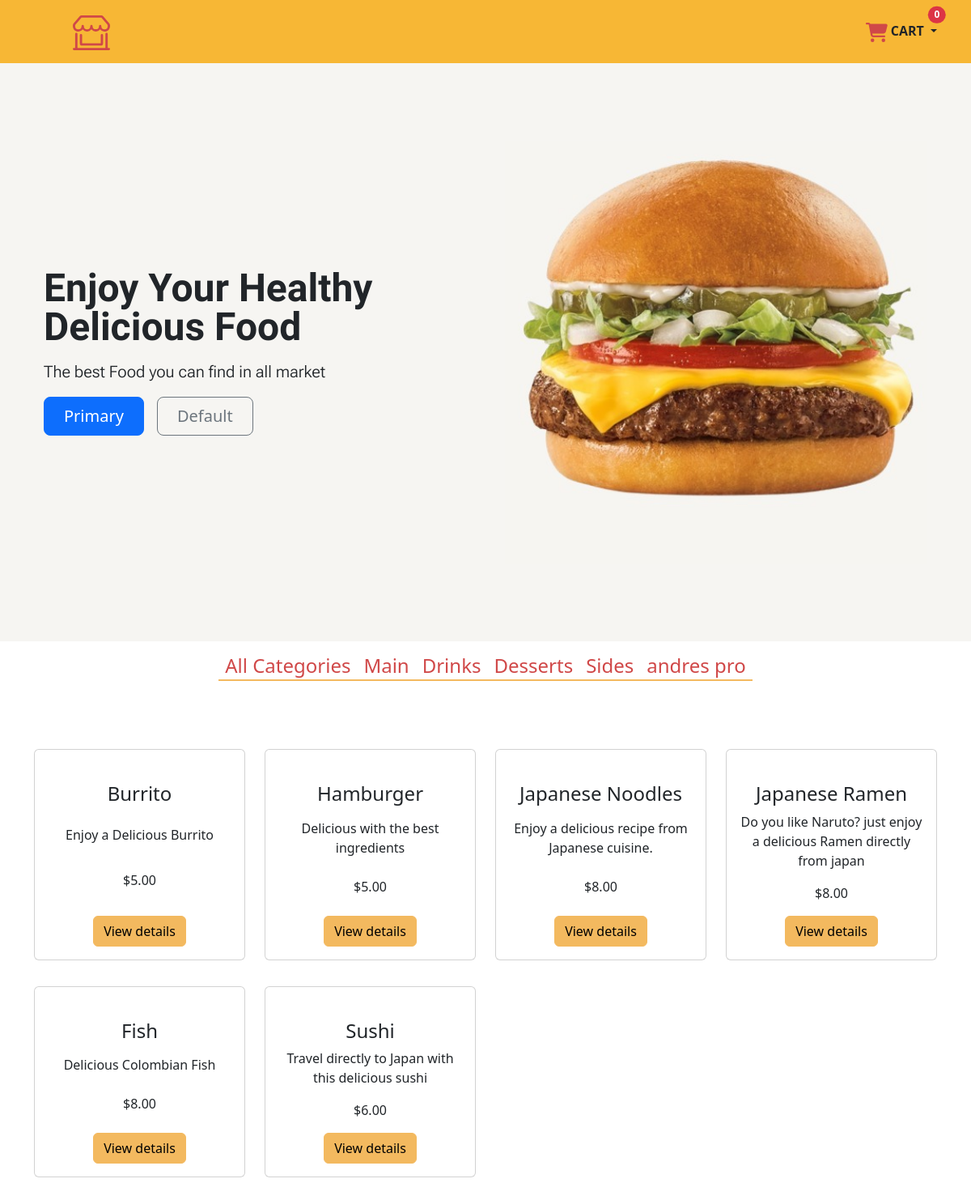
Before: /ProductsByCategory/1 with the older database file.
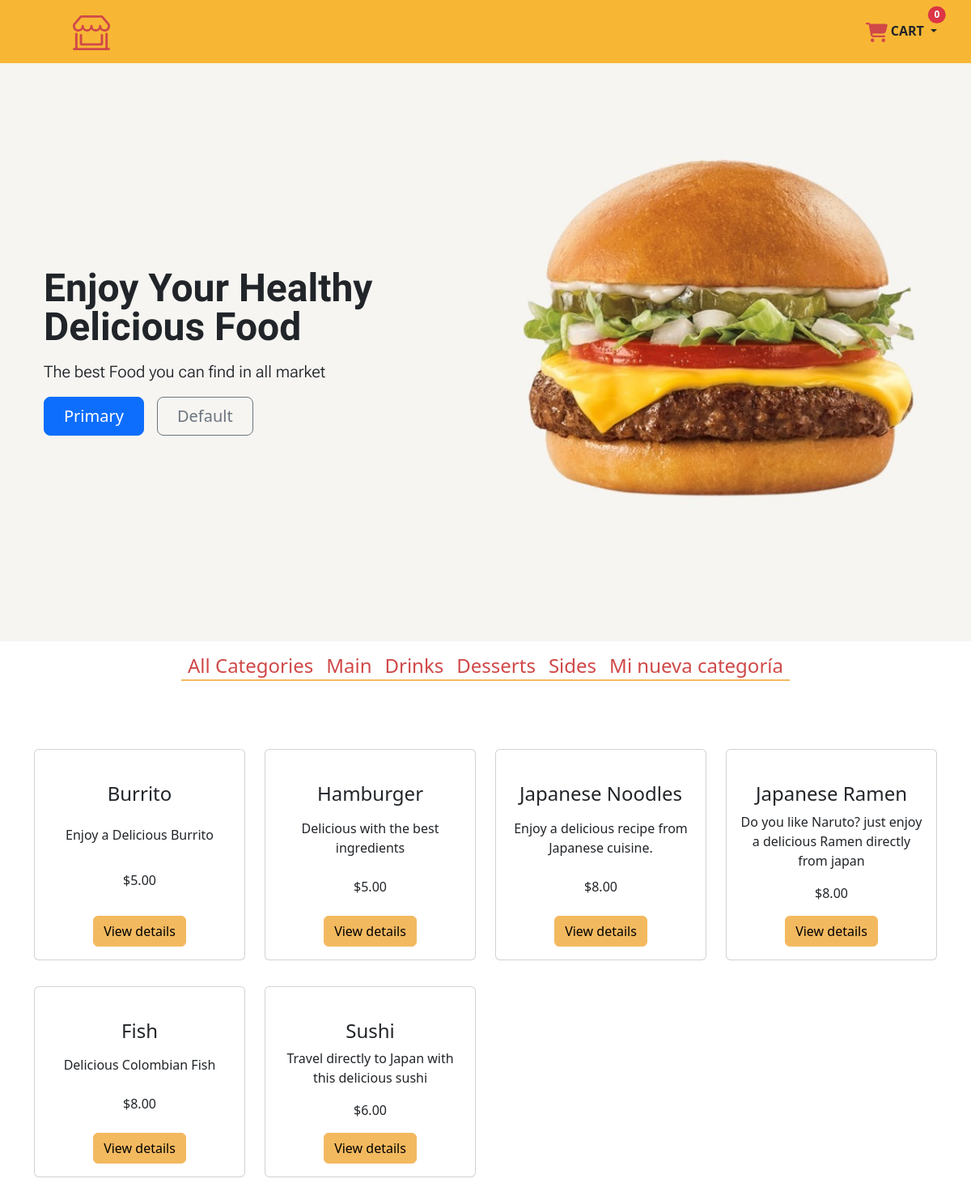
After: the same page with the newer database file.
### food/models.py (models this page shows, shortened)
class Category(models.Model):
    name = models.CharField(max_length=200)
    created = models.DateTimeField(auto_now_add=True)
    updated = models.DateTimeField(auto_now=True)
    class Meta:
        verbose_name = 'Category'
        verbose_name_plural = 'Categories'

class Items(models.Model):
    product_type = models.ForeignKey(Category, on_delete=models.RESTRICT,  related_name='products')
    item_name = models.CharField(max_length=200)
    item_description = models.CharField(max_length=200)
    item_price = models.DecimalField( max_digits = 5, decimal_places=2)
    imagen = models.ImageField(upload_to='food', null=True, blank=True)
    created_at = models.DateTimeField(auto_now_add=True)
    updated_at = models.DateTimeField(auto_now=True)

### food/views.py (the view, shortened to what this page needs)
# urls.py: path("", views.home, name="home"),
def home(request, category_id=None):
    if category_id:
        objCategory = Category.objects.get(id=category_id)
        product_list = objCategory.products.all()
        category_list = Category.objects.all()
        context = {
            'category_list': category_list,
            'product_list': product_list,
        }
    return render(request, 'food/index.html', context)

### food/templates/food/index.html (shortened to what this page needs)
{% extends "food/base.html" %}
{% load static %}
    {% block content %}
    <div class="hero">
        <div class="container col-xxl-8 px-4 py-5">
            <div class="row flex-lg-row-reverse align-items-center g-5 py-5">
                <div class="col-12 col-sm-8 col-lg-6">
                    <img src="{% static 'img/burger.jpg' %}" class="d-block mx-lg-auto img-fluid" alt="Bootstrap Themes"
                        width="700" height="500" loading="lazy">
                </div>
                <div class="col-lg-6">
                    <h1 class="display-5 fw-bold lh-1 mb-3" style="font-family: 'Amatic SC', cursive;">Enjoy Your
                        Healthy <br> Delicious Food</h1>
                    <p class="lead" style="font-family: 'Roboto Flex', sans-serif;">The best Food you can find in all
                        market</p>
                    <div class="d-grid gap-2 d-md-flex justify-content-md-start">
                        <button type="button" class="btn btn-primary btn-lg px-4 me-md-2">Primary</button>
                        <button type="button" class="btn btn-outline-secondary btn-lg px-4">Default</button>
                    </div>
                </div>
            </div>
        </div>
    </div>
    <div class="container-fluid">
        <div class="d-flex justify-content-center bg-transparent" style="width: 100%;">
            <nav class="navbar navbar-expand-lg ">
                <div class="offcanvas offcanvas-end" tabindex="-1" id="navbarOffcanvasLg"
                    aria-labelledby="navbarOffcanvasLgLabel">
                    <div class="offcanvas-body">
                        <ul class="navbar-nav me-auto mb-2 mb-lg-0">
                            <li class="nav-item">
                                <a class="nav-link active red_color" aria-current="page" href="{% url 'food:home' %}">
                                    <h4>All Categories</h4>
                                </a>
                            </li>
                            {% for category in category_list %}
                            <li class="nav-item">
                                <a class="nav-link active red_color" aria-current="page"
                                    href="{% url 'food:ProductsByCategory' category.id %}">
                                    <h4>{{ category.name }}</h4>
                                </a>
                            </li>
                            {% endfor %}
                        </ul>
                    </div>
                </div>
            </nav>
        </div>
    </div>
    <div class=" bg-body-light ">
        <div class="container ">
            <div class="row py-5  justify-content-start ">
                {% for item in product_list %}
                <div class="col-12 col-sm-6 col-lg-3 d-flex text-center justify-content-center py-3">
                    <div class="card h-100 d-flex flex-column " style="width: 18rem;">
                        <div class="card-body d-flex flex-column">
                            <a href="{{ item.imagen.url }}" class=""><img src="{{ item.imagen.url }}" class="img-fluid"
                                    style="height: 210px;" alt=""></a>
                            <h4>{{ item.item_name }}</h4>
                            <p class="mt-auto">
                                {{ item.item_description }}
                            </p>
                            <p class="mt-auto">
                                ${{ item.item_price }}
                            </p>
                            <div class="mt-auto">
                                <a data-bs-toggle="modal" data-bs-target="#detallesModal{{ item.id }}"
                                    class="btn btn-info" style="background-color: #F3B95F; border-color: #F3B95F;">
                                    View details
                                </a>
                            </div>
                        </div>
                    </div>
                </div>
                {% endfor %}
            </div>
        </div>
    </div>
        {% endblock %}

Changed rows visible on the page:
removed Category: name "andres pro"
added Category: name "Mi nueva categoría"
